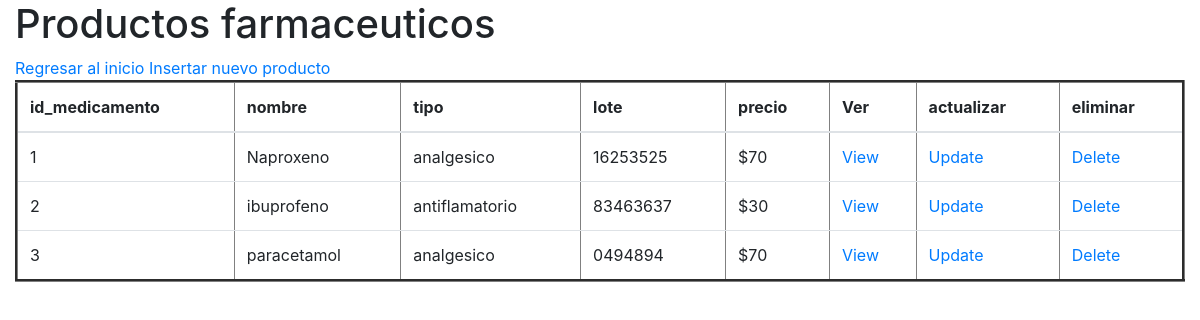
/medicamentos/index.php, run on the app's committed database.
### tables this page shows
CREATE TABLE medicamentos(
    id_medicamento integer PRIMARY KEY AUTOINCREMENT,
    nombre varchar(100) NOT NULL,
    tipo varchar(100) NOT NULL,
    lote varchar(100) NOT NULL,
    precio varchar(100) NOT NULL
);

### medicamentos/db/db_list.php (the view)
<?php
    $db = new SQLite3("../sql/farmacias.db");
    $resultado = $db->query("SELECT * from medicamentos;");
    $table = "
        <table class='table' border=3>
            <thead>
            <tr>
                <th>id_medicamento</th>
                <th>nombre</th>
                <th>tipo</th>
                <th>lote</th>
                <th>precio</th>
                <th>Ver</th>
                <th>actualizar</th>
                <th>eliminar</th>
            </tr>
            </thead>
            ";
    print($table);
    while ($row = $resultado->fetchArray()) {
        $id_medicamento = $row['id_medicamento'];
        $nombre = $row['nombre'];
        $tipo = $row['tipo'];
        $lote = $row['lote'];
        $precio = $row['precio'];
        $table = "
            <tr>
                <td>$id_medicamento</td>
                <td>$nombre</td>
                <td>$tipo</td>
                <td>$lote</td>
                <td>$precio</td>
                <td><a href='view.php?id_medicamento=$id_medicamento'>View</a></td>
                <td><a href='update.php?id_medicamento=$id_medicamento'>Update</a></td>
                <td><a href='delete.php?id_medicamento=$id_medicamento'>Delete</a></td>
            </tr>
        ";
        print($table);
    }
    print("</table>");
?>

### data on the page
medicamentos: id_medicamento "1", nombre "Naproxeno", tipo "analgesico", lote "16253525", precio "$70"
medicamentos: id_medicamento "2", nombre "ibuprofeno", tipo "antiflamatorio", lote "83463637", precio "$30"
medicamentos: id_medicamento "3", nombre "paracetamol", tipo "analgesico", lote "0494894", precio "$70"
